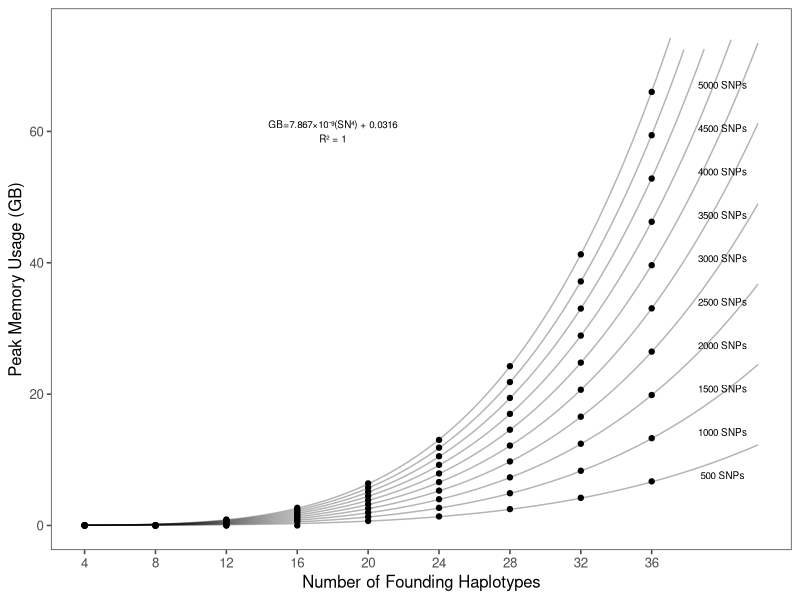
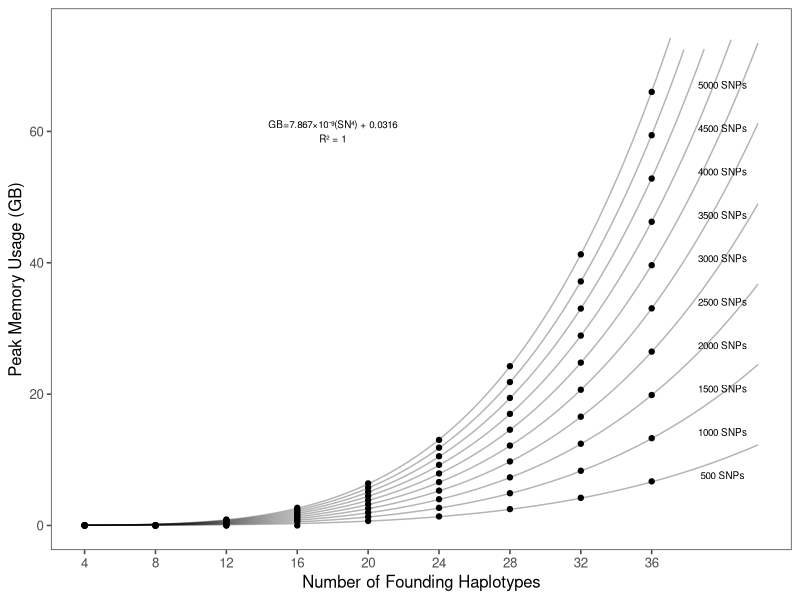
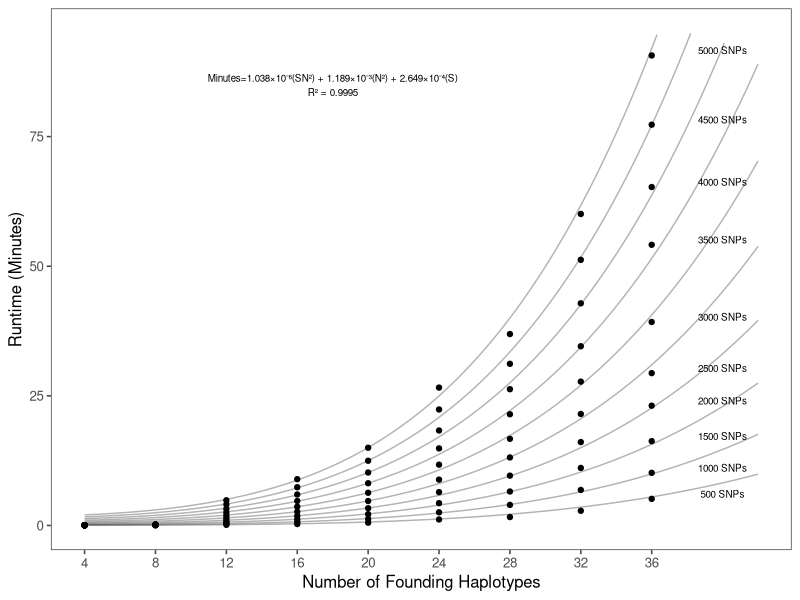

Recreate these plots in R, in order.
library(ggplot2)
library(data.table)
library(ggthemes)

dat <- fread('RABBIT_resource_requirements.tab')
dat.averaged <- dat[, list(runtimeMin = mean(runtimeMin), memoryGB = mean(memoryGB)), by=list(nSNPs, nFounders)]


# memory usage

fit.memory <- summary(lm(data=dat.averaged, memoryGB ~ I(nFounders^4):nSNPs))

#   Call:
#   lm(formula = memoryGB ~ I(nFounders^4):nSNPs, data = dat.averaged)
#
#   Residuals:
#        Min       1Q   Median       3Q      Max
#   -0.28973 -0.03775  0.03622  0.04675  0.07540
#
#   Coefficients:
#                         Estimate Std. Error  t value Pr(>|t|)
#   (Intercept)          3.196e-02  9.117e-03    3.505  0.00072 ***
#   I(nFounders^4):nSNPs 7.867e-09  4.185e-12 1879.921  < 2e-16 ***
#   ---
#   Signif. codes:  0 ‘***’ 0.001 ‘**’ 0.01 ‘*’ 0.05 ‘.’ 0.1 ‘ ’ 1
#
#   Residual standard error: 0.07221 on 88 degrees of freedom
#   Multiple R-squared:      1,     Adjusted R-squared:      1
#   F-statistic: 3.534e+06 on 1 and 88 DF,  p-value: < 2.2e-16

# Estimate runtime with model coefficients

dat.averaged[, memoryGBest := nSNPs*(nFounders^4)*7.867e-09  + 3.196e-02]

# format data in long form for plotting
dat.averaged.mem.long <- melt(dat.averaged, measure.vars=c("memoryGB", "memoryGBest"))

memoryModel5000 <- function(x) {
    S <- 5000
    return(S*(x^4)*7.867e-09  + 3.196e-02)
}
memoryModel4500 <- function(x) {
    S <- 4500
    return(S*(x^4)*7.867e-09  + 3.196e-02)
}
memoryModel4000 <- function(x) {
    S <- 4000
    return(S*(x^4)*7.867e-09  + 3.196e-02)
}
memoryModel3500 <- function(x) {
    S <- 3500
    return(S*(x^4)*7.867e-09  + 3.196e-02)
}
memoryModel3000 <- function(x) {
    S <- 3000
    return(S*(x^4)*7.867e-09  + 3.196e-02)
}
memoryModel2500 <- function(x) {
    S <- 2500
    return(S*(x^4)*7.867e-09  + 3.196e-02)
}
memoryModel2000 <- function(x) {
    S <- 2000
    return(S*(x^4)*7.867e-09  + 3.196e-02)
}
memoryModel1500 <- function(x) {
    S <- 1500
    return(S*(x^4)*7.867e-09  + 3.196e-02)
}
memoryModel1000 <- function(x) {
    S <- 1000
    return(S*(x^4)*7.867e-09  + 3.196e-02)
}
memoryModel500 <- function(x) {
    S <- 500
    return(S*(x^4)*7.867e-09  + 3.196e-02)
}


runtimeModel5000 <- function(x) {
    S <- 5000
    return((1.189e-03*x^2 + 1.038e-06*S*x^2 + 2.649e-04*S )^(2))
}
runtimeModel4500 <- function(x) {
    S <- 4500
    return((1.189e-03*x^2 + 1.038e-06*S*x^2 + 2.649e-04*S )^(2))
}
runtimeModel4000 <- function(x) {
    S <- 4000
    return((1.189e-03*x^2 + 1.038e-06*S*x^2 + 2.649e-04*S )^(2))
}
runtimeModel3500 <- function(x) {
    S <- 3500
    return((1.189e-03*x^2 + 1.038e-06*S*x^2 + 2.649e-04*S )^(2))
}
runtimeModel3000 <- function(x) {
    S <- 3000
    return((1.189e-03*x^2 + 1.038e-06*S*x^2 + 2.649e-04*S )^(2))
}
runtimeModel2500 <- function(x) {
    S <- 2500
    return((1.189e-03*x^2 + 1.038e-06*S*x^2 + 2.649e-04*S )^(2))
}
runtimeModel2000 <- function(x) {
    S <- 2000
    return((1.189e-03*x^2 + 1.038e-06*S*x^2 + 2.649e-04*S )^(2))
}
runtimeModel1500 <- function(x) {
    S <- 1500
    return((1.189e-03*x^2 + 1.038e-06*S*x^2 + 2.649e-04*S )^(2))
}
runtimeModel1000 <- function(x) {
    S <- 1000
    return((1.189e-03*x^2 + 1.038e-06*S*x^2 + 2.649e-04*S )^(2))
}
runtimeModel500 <- function(x) {
    S <- 500
    return((1.189e-03*x^2 + 1.038e-06*S*x^2 + 2.649e-04*S )^(2))
}


# Plot memory usage
#  + geom_line(data=dat.averaged.mem.long[variable=="memoryGBest"], aes(x=nFounders, y=value, group=nSNPs), linetype="solid", alpha=0.3) +

g.memory <- ggplot() + geom_point(data=dat.averaged.mem.long[variable=="memoryGB"], aes(x=nFounders, y=value)) +
theme_few(12) +
scale_x_continuous(breaks=c(4,8,12,16,20,24,28,32,36), limits=c(4,42)) +
geom_text(dat.averaged.mem.long[nFounders==36 & variable=="memoryGBest"], mapping=aes(x=40, y=value+1, label=paste(nSNPs, "SNPs", sep=" ")), size=2.5) +
geom_text(data.table(x=18, y=60, label=("GB=7.867×10⁻⁹(SN⁴) + 0.0316\nR² = 1")), mapping=aes(x=x, y=y, label=label), size=2.5) +
labs(x="Number of Founding Haplotypes", y="Peak Memory Usage (GB)") +
stat_function(data=data.table(x=4:36), aes(x), alpha=0.3, fun=memoryModel5000) +
stat_function(data=data.table(x=4:36), aes(x), alpha=0.3, fun=memoryModel4500) +
stat_function(data=data.table(x=4:36), aes(x), alpha=0.3, fun=memoryModel4000) +
stat_function(data=data.table(x=4:36), aes(x), alpha=0.3, fun=memoryModel3500) +
stat_function(data=data.table(x=4:36), aes(x), alpha=0.3, fun=memoryModel3000) +
stat_function(data=data.table(x=4:36), aes(x), alpha=0.3, fun=memoryModel2500) +
stat_function(data=data.table(x=4:36), aes(x), alpha=0.3, fun=memoryModel2000) +
stat_function(data=data.table(x=4:36), aes(x), alpha=0.3, fun=memoryModel1500) +
stat_function(data=data.table(x=4:36), aes(x), alpha=0.3, fun=memoryModel1000) +
stat_function(data=data.table(x=4:36), aes(x), alpha=0.3, fun=memoryModel500) +
ylim(0,75)

# end memory



ggsave(g.memory, file="memory.model.png", width=12, height=12, units="cm")
ggsave(g.memory, file="memory.model.svg", width=12, height=12, units="cm")


# Runtime
fit.runtime <- summary(lm(data=dat.averaged[nFounders>8], I(runtimeMin^(0.5)) ~ I(nFounders^2) * nSNPs + 0))    # R-squared = 0.9995

#   Call:
#   lm(formula = I(runtimeMin^(0.5)) ~ I(nFounders^2) * nSNPs + 0,
#       data = dat.averaged[nFounders > 8])
#
#   Residuals:
#        Min       1Q   Median       3Q      Max
#   -0.25060 -0.04379 -0.00500  0.04211  0.18058
#
#   Coefficients:
#                         Estimate Std. Error t value Pr(>|t|)
#   I(nFounders^2)       1.189e-03  3.166e-05   37.55   <2e-16 ***
#   nSNPs                2.649e-04  6.820e-06   38.84   <2e-16 ***
#   I(nFounders^2):nSNPs 1.038e-06  1.284e-08   80.86   <2e-16 ***
#   ---
#   Signif. codes:  0 ‘***’ 0.001 ‘**’ 0.01 ‘*’ 0.05 ‘.’ 0.1 ‘ ’ 1
#
#   Residual standard error: 0.09177 on 67 degrees of freedom
#   Multiple R-squared:  0.9995,    Adjusted R-squared:  0.9995
#   F-statistic: 4.316e+04 on 3 and 67 DF,  p-value: < 2.2e-16
#

# Estimate runtime with model coefficients
dat.averaged[, runtimeMinest := (1.189e-03*nFounders^2 + 1.038e-06*nSNPs*nFounders^2 + 2.649e-04*nSNPs )^(2) ]

# format data in long form for plotting
dat.averaged.runtime.long <- melt(dat.averaged, measure.vars=c("runtimeMin", "runtimeMinest"))

# Plot runtime
# geom_line(data=dat.averaged.runtime.long[variable=="runtimeMinest"], aes(x=nFounders, y=value, group=nSNPs), linetype="solid", alpha=0.3) +

g.runtime <- ggplot() + geom_point(data=dat.averaged.runtime.long[variable=="runtimeMin"], aes(x=nFounders, y=value)) +
theme_few(12) +
scale_x_continuous(breaks=c(4,8,12,16,20,24,28,32,36), limits=c(4,42)) +
geom_text(dat.averaged.runtime.long[nFounders==36 & variable=="runtimeMin"], mapping=aes(x=40, y=value+1, label=paste(nSNPs, "SNPs", sep=" ")), size=2.5) +
geom_text(data.table(x=18, y=85, label=("Minutes=1.038×10⁻⁶(SN²) + 1.189×10⁻³(N²) + 2.649×10⁻⁴(S)\nR² = 0.9995")), mapping=aes(x=x, y=y, label=label), size=2.5) +
labs(x="Number of Founding Haplotypes", y="Runtime (Minutes)") +
stat_function(data=data.table(x=4:36), aes(x), alpha=0.3, fun=runtimeModel5000) +
stat_function(data=data.table(x=4:36), aes(x), alpha=0.3, fun=runtimeModel4500) +
stat_function(data=data.table(x=4:36), aes(x), alpha=0.3, fun=runtimeModel4000) +
stat_function(data=data.table(x=4:36), aes(x), alpha=0.3, fun=runtimeModel3500) +
stat_function(data=data.table(x=4:36), aes(x), alpha=0.3, fun=runtimeModel3000) +
stat_function(data=data.table(x=4:36), aes(x), alpha=0.3, fun=runtimeModel2500) +
stat_function(data=data.table(x=4:36), aes(x), alpha=0.3, fun=runtimeModel2000) +
stat_function(data=data.table(x=4:36), aes(x), alpha=0.3, fun=runtimeModel1500) +
stat_function(data=data.table(x=4:36), aes(x), alpha=0.3, fun=runtimeModel1000) +
stat_function(data=data.table(x=4:36), aes(x), alpha=0.3, fun=runtimeModel500) +
ylim(0,95)

ggsave(g.runtime, file="runtime.model.svg", width=12, height=12, units="cm")

# end runtime
